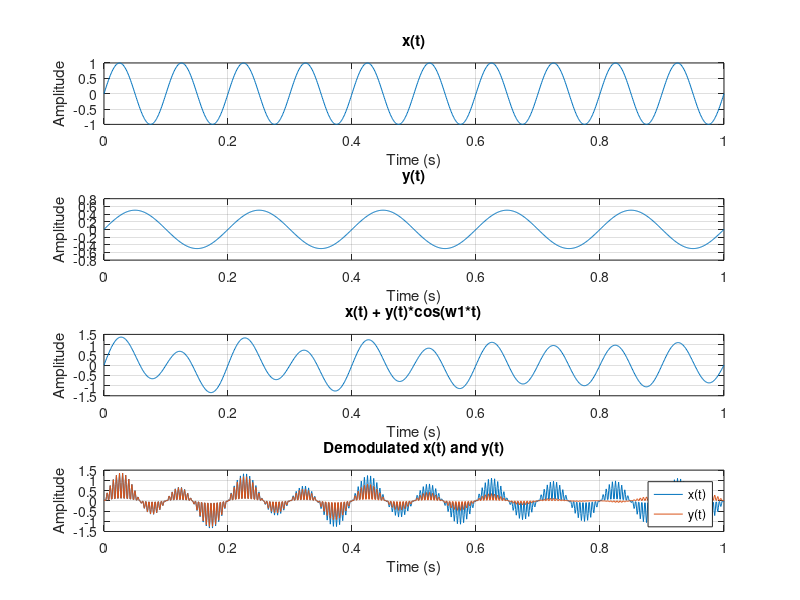

The MATLAB source for this figure: (Note: this script raises an error after producing the figure.)
% Parameters
fs = 1000;                          % Sampling frequency (Hz)

t = 0:1/fs:1;                       % Time vector (1 second duration)
w1 = 2;                             % Frequency for y(t) modulation
A1 = 1;                             % Amplitude for x(t)
A2 = 0.5;                           % Amplitude for y(t)

% Generate input signals
x = A1 * sin(2*pi*10*t);            % x(t) signal (example: sinusoidal signal with frequency 10 Hz)
y = A2 * sin(2*pi*5*t);             % y(t) signal (example: sinusoidal signal with frequency 5 Hz)

% AM modulation
carrier_freq = 100;                  % Carrier frequency
carrier_amplitude = 1;              % Carrier amplitude
m = (x + y .* cos(w1*t)) .* cos(2*pi*carrier_freq*t);

% Demodulation (extraction)
x_demod = m .* cos(2*pi*carrier_freq*t);
y_demod = m .* cos(2*pi*carrier_freq*t) .* cos(w1*t);

% Plotting
subplot(4, 1, 1);
plot(t, x);
xlabel('Time (s)');
ylabel('Amplitude');
title('x(t)');
grid on;

subplot(4, 1, 2);
plot(t, y);
xlabel('Time (s)');
ylabel('Amplitude');
title('y(t)');
grid on;

subplot(4, 1, 3);
plot(t, x + y.*cos(w1*t));
xlabel('Time (s)');
ylabel('Amplitude');
title('x(t) + y(t)*cos(w1*t)');
grid on;

subplot(4, 1, 4);
plot(t, x_demod);
hold on;
plot(t, y_demod);
hold off;
xlabel('Time (s)');
ylabel('Amplitude');
title('Demodulated x(t) and y(t)');
legend('x(t)', 'y(t)');
grid on;

% Display the plot
sgtitle('Modulation and Demodulation Process');